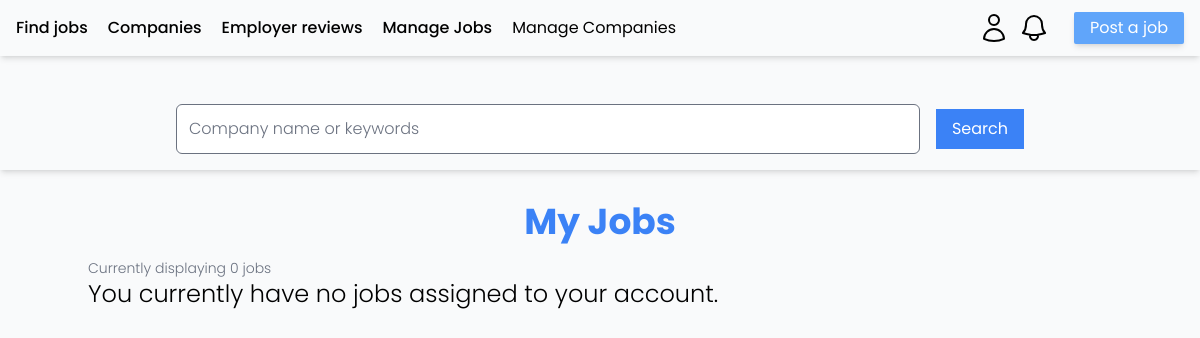
Page /myJobs/ (signed in) on the earlier database version.
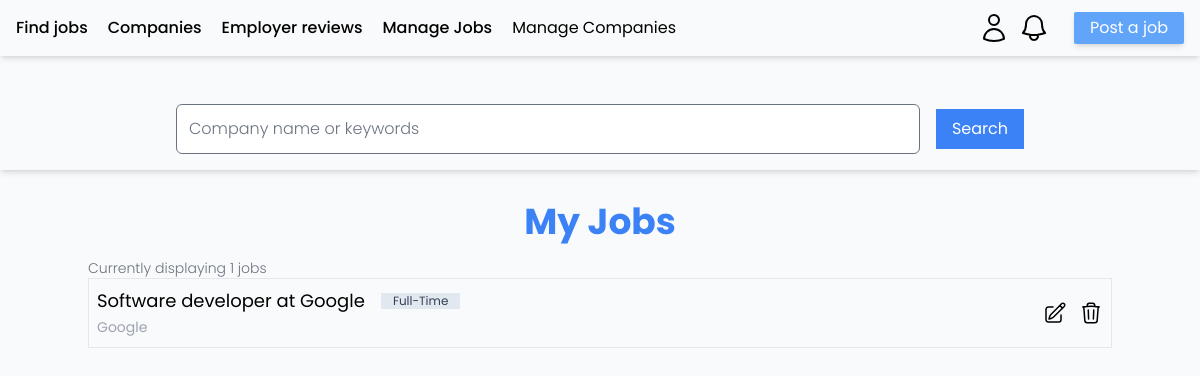
Same page on the later database version.
### app_jobboard/models.py (models this page shows, shortened)
class Job(models.Model):
    id = models.UUIDField(primary_key=True, default=uuid.uuid4, editable=False)
    name = models.CharField(max_length=255)
    employer = models.ForeignKey(CustomUser, on_delete=models.CASCADE, null=True)
    summary = models.TextField(max_length=256)
    description = models.TextField()
    company = models.ForeignKey("Company", on_delete=models.CASCADE, null=True)
    location = models.CharField(max_length=255)
    skills_required = models.TextField(blank=True, null=True)
    employment_type = models.CharField(max_length=100, choices=EMPLOYMENT_TYPE_CHOICES)
    is_active = models.BooleanField(default=True)
    salary = models.CharField(blank=True, null=True, max_length=128)
    apply_link = models.CharField(max_length=255)
    updated_at = models.DateTimeField(auto_now=True)
    created_at = models.DateTimeField(auto_now_add=True)

class Company(models.Model):
    id = models.UUIDField(default=uuid.uuid4, primary_key=True, editable=False)
    name = models.CharField(max_length=256)
    description = models.TextField()
    isLookingForEmployees = models.BooleanField(default=False)
    location = models.TextField(max_length=255)
    category = models.ForeignKey(
        CompanyCategory, on_delete=models.SET_NULL, null=True, blank=True
    )
    owner = models.ForeignKey(CustomUser, on_delete=models.CASCADE, null=True)

### app_jobboard/views.py (the view)
# urls.py: path("myJobs/", views.getUserJobs, name="getUserJobs"),
@login_required(login_url="auth:index")
def getUserJobs(request):
    q = request.GET.get("q")
    context = {}
    if q:
        context["q"] = q
        context["jobs"] = Job.objects.filter(
            Q(employer=request.user)
            & (
                Q(name__icontains=q)
                | Q(location__icontains=q)
                | Q(employment_type__icontains=q)
            )
        ).order_by("-updated_at", "-created_at")
    else:
        context["jobs"] = Job.objects.filter(employer=request.user).order_by(
            "-updated_at", "created_at"
        )
    return render(request, "jobboard/manageJobs.html", context)

### templates/jobboard/manageJobs.html (shortened to what this page needs)
{% extends "layout.html" %} {% block title %} - Register {% endblock %}
{% block searchComponent %}
    <div class="flex flex-col shadow-md pb-4 px-4">
        <form
            action="{% url 'jobboard:getUserJobs' %}"
            class="flex flex-row gap-4 items-center w-full justify-center px-40 mt-12">
            {% if q %}
            <input
                type="text"
                name="q"
                id="q"
                placeholder="{{ q }}"
                class="py-3 rounded-md font-light w-full" />
            {% else %}
            <input
                type="text"
                name="q"
                id="q"
                placeholder="Company name or keywords"
                class="py-3 rounded-md font-light w-full" />
            {% endif %}
            <button
                type="submit"
                class="w-fit h-fit px-4 py-2 bg-blue-500 text-white">
                Search
            </button>
        </form>
    </div>
{% endblock %}
{% block content %}
<div class="mb-4">
    <h1 class="w-full text-center text-4xl mt-8 mb-4 text-blue-500 font-bold">My Jobs</h1>
    <p class="font-light text-gray-500 text-sm self-end">Currently displaying {{jobs.count}} jobs</p>
    <div class="flex flex-col gap-4">
        {% for job in jobs %}
        <div class="flex flex-row justify-between px-2 py-2 border hover:shadow-md duration-300">
            <div>
                <div class="flex flex-row gap-2 items-center">
                    <a class="block text-lg" href="{% url 'jobboard:job' job.id %}">{{ job.name }}<a/>
                        <a href="/?q={{ job.employment_type }}" class="text-xs w-fit h-fit bg-slate-200 text-slate-700 px-3">
                            {{ job.employment_type }}
                        </a>
                </div>
                <a class="text-gray-400 text-sm">{{ job.company.name }}<a/>
            </div>
            <div class="flex flex-row gap-3 items-center">
                <a href="{% url 'jobboard:editJob' job.id %}">
                </a>
                <a href="{% url 'jobboard:deleteJob' job.id %}?next={{ request.path }}">
                </a>
            </div>
        </div>
        {% empty %}
            {% if q %}
                <div class="w-full flex flex-col justify-start text-gray-400">
                    <p class="text-2xl font-light">
                        The search <strong>"{{ q }}"</strong> did not match any of your jobs.
                    </p>
                    <h4 class="font-medium text-lg mt-4 text-gray-500">
                        Search suggestions:
                    </h4>
                    <ul class="list-disc list-inside font-light">
                        <li>Try more general keywords</li>
                        <li>Check your spelling</li>
                        <li>Replace abbreviations with the entire word</li>
                    </ul>
                </div>
            {% else %}
                <p class="text-2xl font-light">
                    You currently have no jobs assigned to your account.
                </p>
            {% endif %}
        {% endfor %}
    </div>
</div>
{% endblock %}

Differences in the rows shown:
added Job: name "Software developer at Google", employment_type "Full-Time", company.name "Google"
Other differences:
{{ jobs.count }}: "0" → "1"
text no longer shown: "You currently have no jobs assigned to your account."
